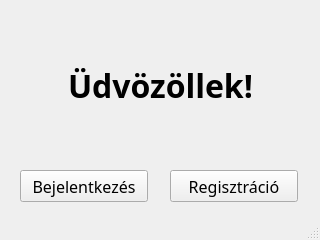
<?xml version="1.0" encoding="UTF-8"?>
<ui version="4.0">
 <class>MainWindow</class>
 <widget class="QMainWindow" name="MainWindow">
  <property name="geometry">
   <rect>
    <x>0</x>
    <y>0</y>
    <width>320</width>
    <height>240</height>
   </rect>
  </property>
  <property name="windowTitle">
   <string>Üdvözöllek!</string>
  </property>
  <property name="styleSheet">
   <string notr="true"/>
  </property>
  <widget class="QWidget" name="centralwidget">
   <widget class="QPushButton" name="loginButton">
    <property name="geometry">
     <rect>
      <x>20</x>
      <y>170</y>
      <width>128</width>
      <height>32</height>
     </rect>
    </property>
    <property name="font">
     <font>
      <family>Corbel</family>
      <pointsize>12</pointsize>
     </font>
    </property>
    <property name="text">
     <string>Bejelentkezés</string>
    </property>
   </widget>
   <widget class="QPushButton" name="registerButton">
    <property name="geometry">
     <rect>
      <x>170</x>
      <y>170</y>
      <width>128</width>
      <height>32</height>
     </rect>
    </property>
    <property name="font">
     <font>
      <family>Corbel</family>
      <pointsize>12</pointsize>
     </font>
    </property>
    <property name="text">
     <string>Regisztráció</string>
    </property>
   </widget>
   <widget class="QLabel" name="welcomeLabel">
    <property name="enabled">
     <bool>true</bool>
    </property>
    <property name="geometry">
     <rect>
      <x>70</x>
      <y>30</y>
      <width>181</width>
      <height>110</height>
     </rect>
    </property>
    <property name="font">
     <font>
      <family>Corbel</family>
      <pointsize>24</pointsize>
      <bold>true</bold>
     </font>
    </property>
    <property name="layoutDirection">
     <enum>Qt::LeftToRight</enum>
    </property>
    <property name="styleSheet">
     <string notr="true"/>
    </property>
    <property name="frameShape">
     <enum>QFrame::NoFrame</enum>
    </property>
    <property name="text">
     <string>Üdvözöllek!</string>
    </property>
    <property name="textFormat">
     <enum>Qt::PlainText</enum>
    </property>
    <property name="scaledContents">
     <bool>true</bool>
    </property>
    <property name="alignment">
     <set>Qt::AlignCenter</set>
    </property>
   </widget>
  </widget>
  <widget class="QStatusBar" name="statusbar"/>
 </widget>
 <resources/>
 <connections/>
</ui>
